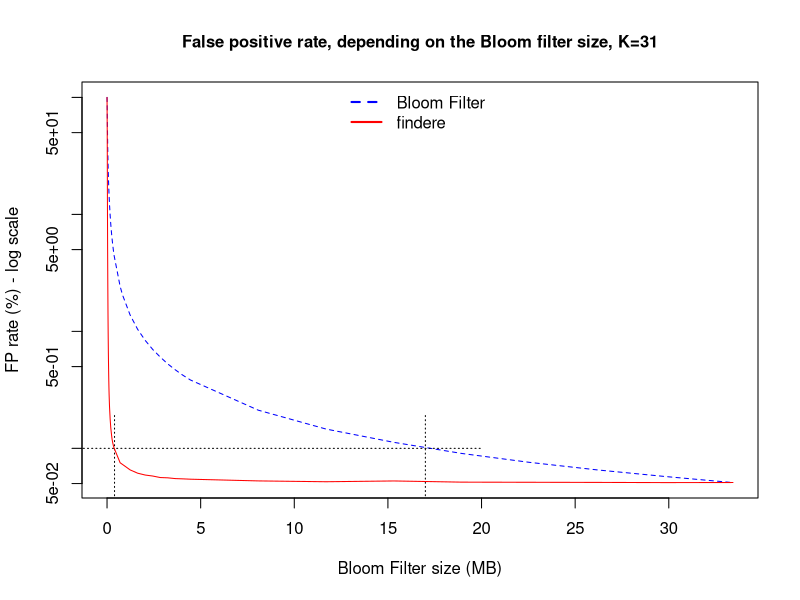

This chart was generated by the following R code:

pdf(file="fpr_size.pdf",width=6,height=4)
resetPar <- function() {
  dev.new()
  op <- par(no.readonly = TRUE)
  dev.off()
  op
}
resetPar()


dev.new()



dev.off()
#par(mar=c(5,5,3,6), cex.axis=2, cex.lab=2, cex.main = 2)
data = read.table("data_FP_wrt_size.txt", head=T)
data$sizeGiga = data$size/8000000000
plot(data$FPR_BF~data$sizeGiga,xlab="Bloom Filter size (MB)",ylab="FP rate (%) - log scale", pch=15, col="blue", log="y",
     bg = "blue", type="l",  lty=2, mgp=c(3,1,0), cex=2, main="False positive rate, depending on the Bloom filter size, K=31", cex.main = 1, cex.lab = 1, cex.axis = 1)



par(new = TRUE)
segments(-1000, 0.1, 20, 0.1,
         col = par("fg"), lty = 3, lwd = par("lwd"), cex=2)

segments(0.4, 0.000001,  0.4, 0.2,
         col = par("fg"), lty = 3, lwd = par("lwd"), cex=2)
segments(17, 0.000001, 17, 0.2,
         col = par("fg"), lty = 3, lwd = par("lwd"), cex=2)



# segments(-1000, 1, 5, 1,
#          col = par("fg"), lty = 3, lwd = par("lwd"), cex=2)
# segments(2.4, 0.000001, 2.4, 6,
#          col = par("fg"), lty = 3, lwd = par("lwd"), cex=2)
# segments( 0.05, 0.000001,  0.05, 6,
#          col = par("fg"), lty = 3, lwd = par("lwd"), cex=2)

par(new = TRUE, mgp=c(3,1,0))
plot(data$FPR_findere~data$sizeGiga,type="l",axes=FALSE,xlab="",ylab="",pch=19, col="red",  cex=2, log="y")


legend( x="top", 
        legend=c("Bloom Filter","findere"), 
        col=c("blue","red"), lty=c(2,1),
        lwd=2, merge=TRUE, bty = "n", cex=c(1,1) )


dev.off()
